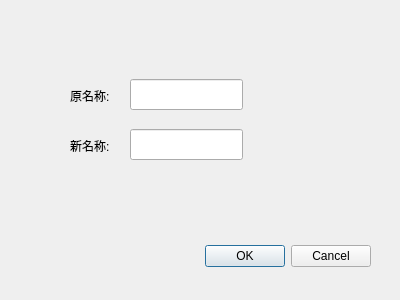
<?xml version="1.0" encoding="UTF-8"?>
<ui version="4.0">
 <class>modifyname</class>
 <widget class="QDialog" name="modifyname">
  <property name="geometry">
   <rect>
    <x>0</x>
    <y>0</y>
    <width>400</width>
    <height>300</height>
   </rect>
  </property>
  <property name="windowTitle">
   <string>Dialog</string>
  </property>
  <widget class="QDialogButtonBox" name="buttonBox">
   <property name="geometry">
    <rect>
     <x>30</x>
     <y>240</y>
     <width>341</width>
     <height>32</height>
    </rect>
   </property>
   <property name="orientation">
    <enum>Qt::Horizontal</enum>
   </property>
   <property name="standardButtons">
    <set>QDialogButtonBox::Cancel|QDialogButtonBox::Ok</set>
   </property>
  </widget>
  <widget class="QLineEdit" name="oldname">
   <property name="geometry">
    <rect>
     <x>130</x>
     <y>79</y>
     <width>113</width>
     <height>31</height>
    </rect>
   </property>
  </widget>
  <widget class="QLabel" name="label">
   <property name="geometry">
    <rect>
     <x>70</x>
     <y>90</y>
     <width>54</width>
     <height>12</height>
    </rect>
   </property>
   <property name="text">
    <string>原名称:</string>
   </property>
  </widget>
  <widget class="QLabel" name="label_2">
   <property name="geometry">
    <rect>
     <x>70</x>
     <y>140</y>
     <width>54</width>
     <height>12</height>
    </rect>
   </property>
   <property name="text">
    <string>新名称:</string>
   </property>
  </widget>
  <widget class="QLineEdit" name="newname">
   <property name="geometry">
    <rect>
     <x>130</x>
     <y>129</y>
     <width>113</width>
     <height>31</height>
    </rect>
   </property>
  </widget>
 </widget>
 <resources/>
 <connections>
  <connection>
   <sender>buttonBox</sender>
   <signal>accepted()</signal>
   <receiver>modifyname</receiver>
   <slot>accept()</slot>
   <hints>
    <hint type="sourcelabel">
     <x>248</x>
     <y>254</y>
    </hint>
    <hint type="destinationlabel">
     <x>157</x>
     <y>274</y>
    </hint>
   </hints>
  </connection>
  <connection>
   <sender>buttonBox</sender>
   <signal>rejected()</signal>
   <receiver>modifyname</receiver>
   <slot>reject()</slot>
   <hints>
    <hint type="sourcelabel">
     <x>316</x>
     <y>260</y>
    </hint>
    <hint type="destinationlabel">
     <x>286</x>
     <y>274</y>
    </hint>
   </hints>
  </connection>
 </connections>
</ui>
